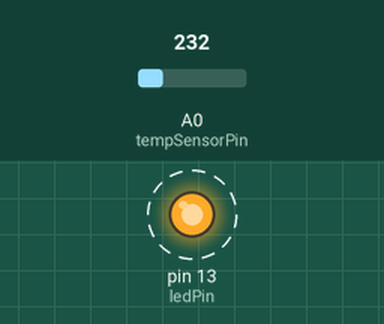
Simulated run of this sketch. Board: Arduino Uno, built with avr-gcc and run on an emulated ATmega328P. Parts: output pins drawn as LEDs (lit = HIGH). Dashed ring = blinking. The test bench sets the inputs (shaded band); at power-on: A0 (tempSensorPin) = 232. What the sketch prints to the serial monitor is not drawn.

Above: at 0.05 s.
Timing chart, 0 to 3.0 s (numbered marks = the images above):
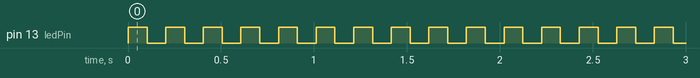

Measured:
- by itself, pin 13 (ledPin): alternates HIGH for 0.10 s and LOW for 0.10 s

The sketch:

probe.ino
```cpp
const int tempSensorPin = A0;
//const int dialSensorPin = A4;
const int ledPin = 13;
const float aRef = 1.1;

void setup() {
    Serial.begin(9600);
    pinMode(ledPin, OUTPUT);
    analogReference(INTERNAL);
}

void loop() {
    static bool ledIsOn = false;

    int tempSensorRaw = analogRead(tempSensorPin);
    float tempSensorVolts = tempSensorRaw * aRef / 1023;
    Serial.print("{\"temp\":");
    Serial.print(tempSensorVolts, 6);
#if 0
    int dialSensorRaw = analogRead(dialSensorPin);
    float dialSensorVolts = dialSensorRaw * aRef / 1023;
    Serial.print(",\"dial\":");
    Serial.print(dialSensorVolts, 6);
#endif
    Serial.print("}\n");

    ledIsOn = !ledIsOn;
    digitalWrite(ledPin, ledIsOn);

    delay(100);
}
```
